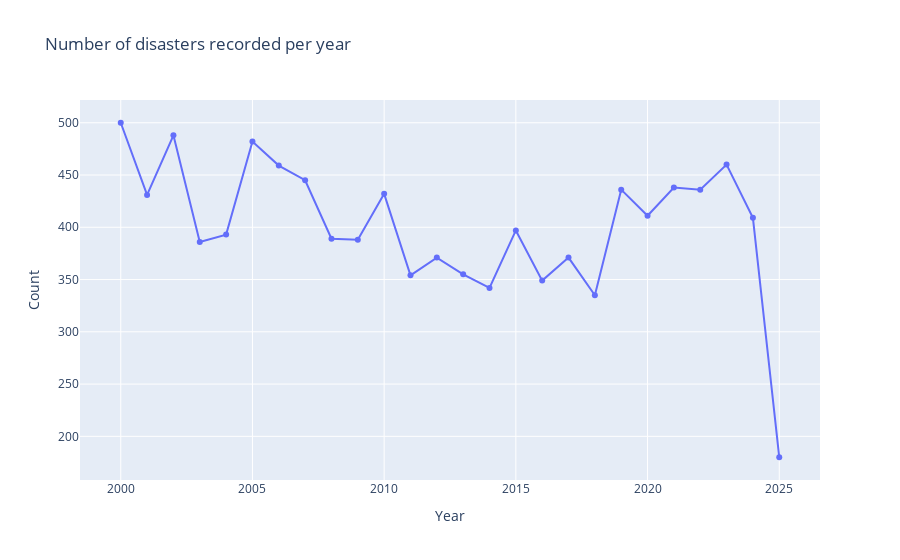

Notebook cell for this chart:
### Markdown cell above
## 📊 7. Interactive trend: disasters per year  
A quick **Plotly line chart** visualising how disaster frequency evolved over the years.

### Code cell
yearly = df.groupby('Year').size().reset_index(name='Count')
fig = px.line(yearly, x='Year', y='Count', markers=True,
              title='Number of disasters recorded per year')
fig.update_traces(mode='lines+markers')
fig.show()

### Figure 1 — Plotly figure (JSON) as saved in the notebook; plotly's stock layout.template omitted (floating-point values rounded to 4 significant figures)
{"data": [{"hovertemplate": "Year=%{x}<br>Count=%{y}<extra></extra>", "legendgroup": "", "line": {"color": "#636efa", "dash": "solid"}, "marker": {"symbol": "circle"}, "mode": "lines+markers", "name": "", "orientation": "v", "showlegend": false, "type": "scatter", "x": [2000, 2001, 2002, 2003, 2004, 2005, 2006, 2007, 2008, 2009, 2010, 2011, 2012, 2013, 2014, 2015, 2016, 2017, 2018, 2019, 2020, 2021, 2022, 2023, 2024, 2025], "xaxis": "x", "y": [500, 431, 488, 386, 393, 482, 459, 445, 389, 388, 432, 354, 371, 355, 342, 397, 349, 371, 335, 436, 411, 438, 436, 460, 409, 180], "yaxis": "y"}], "layout": {"legend": {"tracegroupgap": 0}, "title": {"text": "Number of disasters recorded per year"}, "xaxis": {"anchor": "y", "domain": [0, 1], "title": {"text": "Year"}}, "yaxis": {"anchor": "x", "domain": [0, 1], "title": {"text": "Count"}}}}
